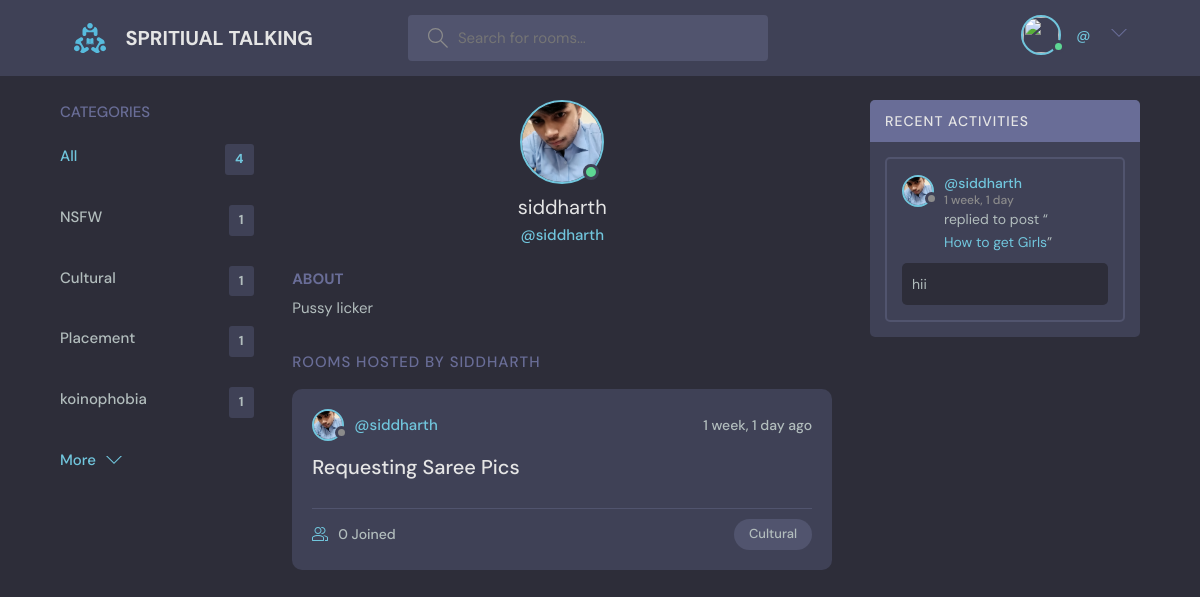
The app's page /profile/2/ with its own data.
### base/models.py (models this page shows, shortened)
class Topic(models.Model):
    name = models.CharField(max_length=200)

class User(AbstractUser):
    name = models.CharField(max_length=200, null = True)
    email = models.EmailField(unique = True, null = True)
    bio = models.TextField(null = True)
    avatar = models.ImageField(null=True, default="avatar.svg")
    USERNAME_FIELD = 'username'
    REQUIRED_FIELDS = []

class Room(models.Model):
    host = models.ForeignKey(User, on_delete=models.SET_NULL, null=True)
    topic = models.ForeignKey(Topic, on_delete=models.SET_NULL, null=True)
    name = models.CharField(max_length=200)
    description = models.TextField(null=True, blank=True)
    participants = models.ManyToManyField(User, related_name='participants', blank=True)
    updated = models.DateTimeField(auto_now=True)
    created = models.DateTimeField(auto_now_add=True)
    class Meta:
        ordering = ['-updated', '-created']
    def __str__(self):
        return self.name

class Message(models.Model):
    user = models.ForeignKey(User, on_delete=models.CASCADE)
    room = models.ForeignKey(Room, on_delete=models.CASCADE)
    body = models.TextField()
    updated = models.DateTimeField(auto_now=True)
    created = models.DateTimeField(auto_now_add=True)
    class Meta:
        ordering = ['-updated', '-created']

### base/views.py (the view)
# urls.py: path('profile/<str:pk>/',userProfile, name = "user-profile"),
def userProfile(request, pk):
    user = User.objects.get(id=pk)
    rooms = user.room_set.all()
    room_message = user.message_set.all()
    topics = Topic.objects.all()
    context = {'user':user, 'rooms':rooms, 'room_message':room_message,'topics':topics}
    return render(request, 'base/profile.html',context)

### base/templates/base/profile.html (shortened to what this page needs)
{% extends 'base/_base.html'%}
{% block content %}
  <main class="profile-page layout layout--3">
    <div class="container">
       {% include 'base/topics_component.html'%}
      <div class="roomList">
        <div class="profile">
          <div class="profile__avatar">
            <div class="avatar avatar--large active">
              <img src="{{user.avatar.url}}" />
            </div>
          </div>
          <div class="profile__info">
            <h3>{{user.username}}</h3>
            <p>@{{user.username}}</p>
          </div>
          <div class="profile__about">
            <h3>About</h3>
            <p>
              {{user.bio}}
            </p>
          </div>
        </div>
        <div class="roomList__header">
          <div>
            <h2>Rooms Hosted by {{user.username}}</a>
            </h2>
          </div>
        </div>
        {% include 'base/feed_component.html'%}
      </div>
 {% include 'base/activity_component.html'%}
    </div>
  </main>
{% endblock %}

### base/templates/base/topics_component.html
 <div class="topics">
          <div class="topics__header">
            <h2>Categories</h2>
          </div>
          <ul class="topics__list">
            <li>
              <a href="{% url 'home'%}" class="active">All <span>{{topics.count}}</span></a>
            </li>
             {% for topic in topics %}
            <li>
              <a href="{% url 'home' %}?q={{topic.name}}">{{topic.name}} <span>{{topic.room_set.all.count}}</span></a>
            </li>
            {% endfor %}
          </ul>
          <a class="btn btn--link" href="{% url 'topics'  %}">
            More
            <svg version="1.1" xmlns="http://www.w3.org/2000/svg" width="32" height="32" viewBox="0 0 32 32">
              <title>chevron-down</title>
              <path d="M16 21l-13-13h-3l16 16 16-16h-3l-13 13z"></path>
            </svg>
          </a>
        </div>

### base/templates/base/feed_component.html (shortened to what this page needs)
{% for room in rooms %}
<div class="roomListRoom">
            <div class="roomListRoom__header">
              <a href="{% url 'user-profile' room.host.id %}" class="roomListRoom__author">
                <div class="avatar avatar--small">
                  <img src="{{room.host.avatar.url}}" />
                </div>
                <span>@{{room.host.username}}</span>
              </a>
              <div class="roomListRoom__actions">
                <span>{{room.created|timesince}} ago</span>
              </div>
            </div>
            <div class="roomListRoom__content">
              <a href="{% url 'room' room.id %}">{{room.name}}</a>
            </div>
            <div class="roomListRoom__meta">
              <a href="{% url 'room' room.id %}" class="roomListRoom__joined">
                {{room.participants.all.count}} Joined
              </a>
              <p class="roomListRoom__topic">{{room.topic.name}}</p>
            </div>
          </div>
{% endfor %}

### base/templates/base/activity_component.html (shortened to what this page needs)
     <div class="activities">
          <div class="activities__header">
            <h2>Recent Activities</h2>
          </div>
          {% for message in room_message%}
          <div class="activities__box">
            <div class="activities__boxHeader roomListRoom__header">
              <a href="{% url 'user-profile' message.user.id %}" class="roomListRoom__author">
                <div class="avatar avatar--small">
                  <img src="{{message.user.avatar.url}}" />
                </div>
                <p>
                  @{{message.user.username}}
                  <span>{{message.created|timesince}}</span>
                </p>
              </a>
            </div>
            <div class="activities__boxContent">
              <p>replied to post “<a href="{% url 'room' message.room.id %}">{{message.room}}</a>”</p>
              <div class="activities__boxRoomContent">
                {{message.body}}
              </div>
            </div>
          </div>
          {% endfor %}
        </div>

### records on screen
Topic: name "NSFW", room_set.all.count "1"
Topic: name "Cultural", room_set.all.count "1"
Topic: name "Placement", room_set.all.count "1"
Topic: name "koinophobia", room_set.all.count "1"
User: avatar (picture), username "siddharth", bio "Pussy licker", username "SIDDHARTH"
Room: host.avatar (picture), host.username "siddharth", created "1 week, 1 day", name "Requesting Saree Pics", participants.all.count "0", topic.name "Cultural"
Message: user.avatar (picture), user.username "siddharth", created "1 week, 1 day", room "How to get Girls", body "hii"

### other values on screen
{{ topics.count }} "4"
